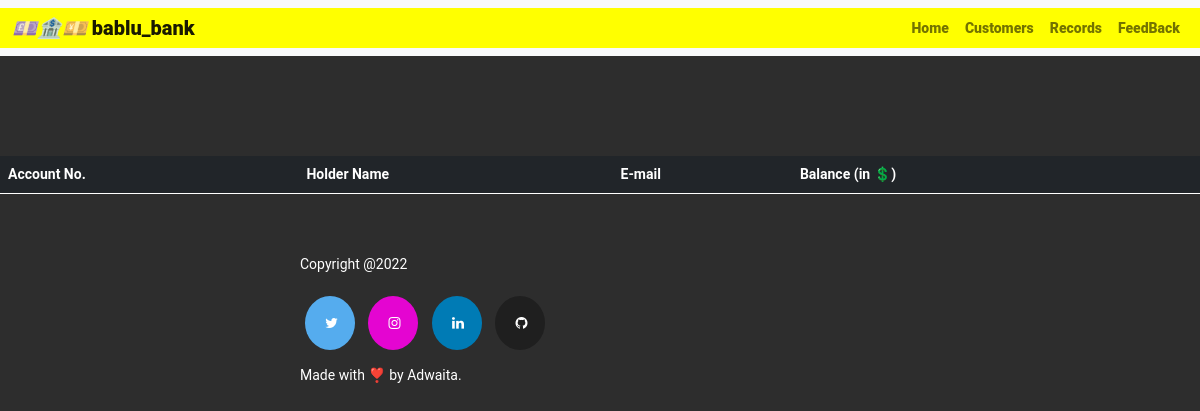
Before: /customers.php with the older database file.
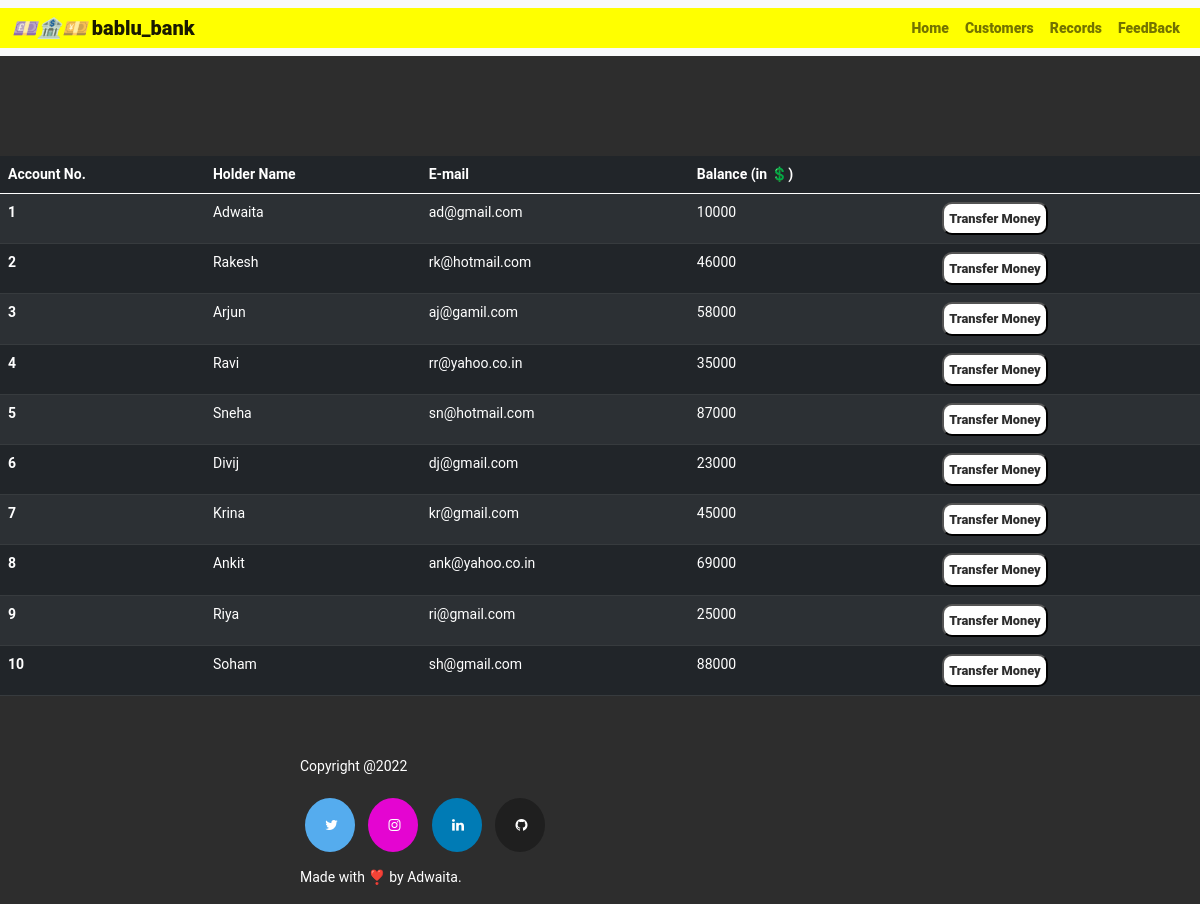
After: the same page with the newer database file.
### tables this page shows
create table user_info_1 (
    id int(11) not null,
    name varchar(25) not null,
    email varchar(25) not null,
    balance float not null,
    primary key (id)
);

### customers.php (the view, shortened to what this page needs)
<!doctype html>
<html lang="en">
<head>
    <link href="https://cdn.jsdelivr.net/npm/bootstrap@5.0.2/dist/css/bootstrap.min.css" rel="stylesheet">
    <link rel="stylesheet" href="./css/index.css">
    <link rel="stylesheet" href="https://cdnjs.cloudflare.com/ajax/libs/font-awesome/4.7.0/css/font-awesome.min.css">
</head>
<body>
    <nav class="navbar navbar-expand-lg navbar-light bg-light">
        <div class="container-fluid">
            <a class="navbar-brand" href="#"> <i>💷🏦💴</i> bablu_bank</a>
            <div class="collapse navbar-collapse" id="navbarContent">
                <ul class="navbar-nav">
                    <li class="nav-item">
                        <a class="nav-link aria-current=" page" active" href="index.php">Home</a>
                    </li>
                    <li class="nav-item">
                        <a class="nav-link" aria-current="page" href="customers.php">Customers</a>
                    </li>
                    <li class="nav-item">
                        <a class="nav-link" aria-current="page" href="transactions.php">Records</a>
                    </li>
                    <li class="nav-item">
                        <a class="nav-link" aria-current="page" href="#">FeedBack</a>
                    </li>
                </ul>
            </div>
        </div>
    </nav>
    <?php
    include 'config.php';
    $sql = "SELECT * FROM user_info_1";
    $result = mysqli_query($conn, $sql);
    ?>
    <div class="container-main">
        <table class="table table-striped table-dark">
            <thead>
                <tr>
                    <th scope="col">Account No.</th>
                    <th scope="col">Holder Name</th>
                    <th scope="col">E-mail</th>
                    <th scope="col">Balance (in 💲)</th>
                    <th scope="col"></th>
                </tr>
            </thead>
            <tbody>
                <?php while ($rows = mysqli_fetch_assoc($result)) {
                ?>
                    <tr>
                        <th scope="row"><?php echo $rows['id'] ?></th>
                        <td><?php echo $rows['name'] ?></td>
                        <td><?php echo $rows['email'] ?></td>
                        <td><?php echo $rows['balance'] ?></td>
                        <td><button id="btn">Transfer Money</button></td>
                    </tr>
                <?php } ?>
            </tbody>
        </table>
    </div>
    <footer>
        <div class="container-bottom">
            <div class="row">
                <div class="col-md-6">
                    <p class="end">Copyright @2022 </p>
                    <a href="#" class="fa fa-twitter"></a>
                    <a href="#" class="fa fa-instagram"></a>
                    <a href="#" class="fa fa-linkedin"></a>
                    <a href="#" class="fa fa-github"></a>
                    <p>Made with ❣️ by Adwaita.</p>
                </div>
    </footer>
</body>
</html>

### css/index.css (style rules this page uses)
* { margin: 0; padding: 0; box-sizing: border-box; }
body { font-family: 'Roboto', sans-serif; font-size: 14px; background: #2d2d2d; }
.navbar-nav { float: left; }
.row { width: 100%; height: 100%; display: flex; flex-direction: row; justify-content: space-around; align-items: center; margin-top: 50px; color: #fff; }
.row p { margin-top: 10px; }
.row a { margin: 5px; }
.fa { padding: 20px; font-size: 25px; width: 50px; text-align: center; text-decoration: none; border-radius: 50%; }
.fa-twitter { background: #55ACEE; color: white; }
.fa-linkedin { background: #007bb5; color: white; }
.fa-instagram { background: #e405d1; color: white; }
.fa-github { background: #1f1f1f; color: white; }
.container-fluid a { font-weight: 800; }
.container-fluid { background-color: yellow; }

### customers.php (style rules this page uses)
.container-fluid a { font-weight: 800; }
.container-fluid { background-color: yellow; }
.container-main { margin-top: 100px; }
#btn { padding: 5px; background-color: #fff; color:#2d2d2d; font-size: 0.8rem; font-weight: 800; border-radius: 10px; }

Changed rows visible on the page:
added user_info_1: id "1", name "Adwaita", email "ad@gmail.com", balance "10000"
added user_info_1: id "2", name "Rakesh", email "rk@hotmail.com", balance "46000"
added user_info_1: id "3", name "Arjun", email "aj@gamil.com", balance "58000"
added user_info_1: id "4", name "Ravi", email "rr@yahoo.co.in", balance "35000"
added user_info_1: id "5", name "Sneha", email "sn@hotmail.com", balance "87000"
added user_info_1: id "6", name "Divij", email "dj@gmail.com", balance "23000"
added user_info_1: id "7", name "Krina", email "kr@gmail.com", balance "45000"
added user_info_1: id "8", name "Ankit", email "ank@yahoo.co.in", balance "69000"
added user_info_1: id "9", name "Riya", email "ri@gmail.com", balance "25000"
added user_info_1: id "10", name "Soham", email "sh@gmail.com", balance "88000"
